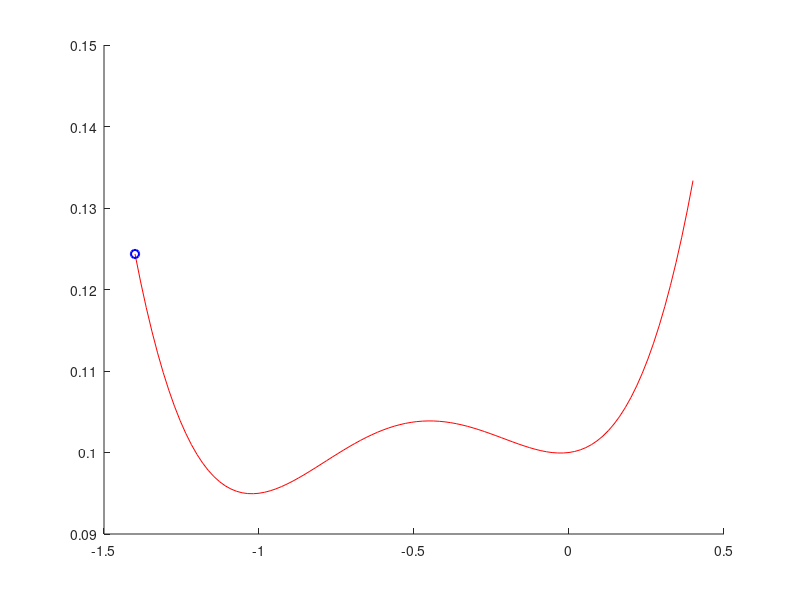

The MATLAB script that drew this image: (Note: this script raises an error after producing the figure.)
% Example of animation


p0 = [0.1 0.2 0.1 0.005 0.1];

N = 100; 
x = linspace(-1.4,0.4,N);

E = @(x) p0(1)*x.^4 + p0(2)*x.^3 + p0(3)*x.^2 + p0(4)*x + p0(5);
xP = E(x);

figure;
hold on;
plot(x,xP,'r');
p = plot(x(1),xP(1),'bo','linewidth',1.5);
for n=1:length(xP)
   p.XData = x(n); p.YData = xP(n); 
   pause(0.1);
   drawnow
   
end